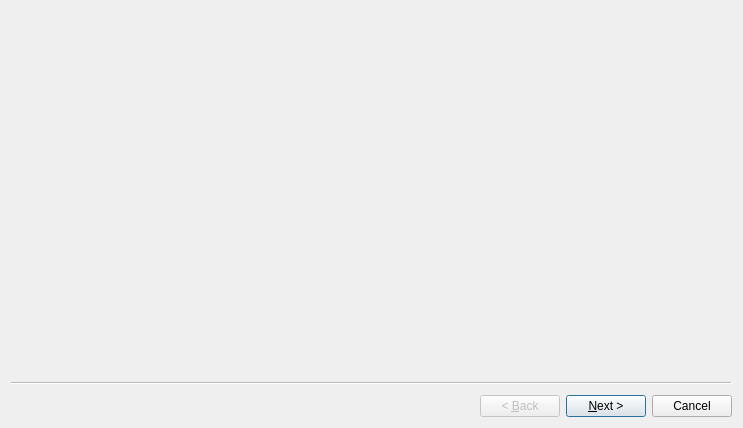
<?xml version="1.0" encoding="UTF-8"?>
<ui version="4.0">
 <class>Wizard</class>
 <widget class="QWizard" name="Wizard">
  <property name="geometry">
   <rect>
    <x>0</x>
    <y>0</y>
    <width>743</width>
    <height>428</height>
   </rect>
  </property>
  <property name="windowTitle">
   <string>Wizard</string>
  </property>
  <widget class="QWizardPage" name="wizardPage1"/>
  <widget class="QWizardPage" name="wizardPage2"/>
 </widget>
 <resources/>
 <connections/>
</ui>
